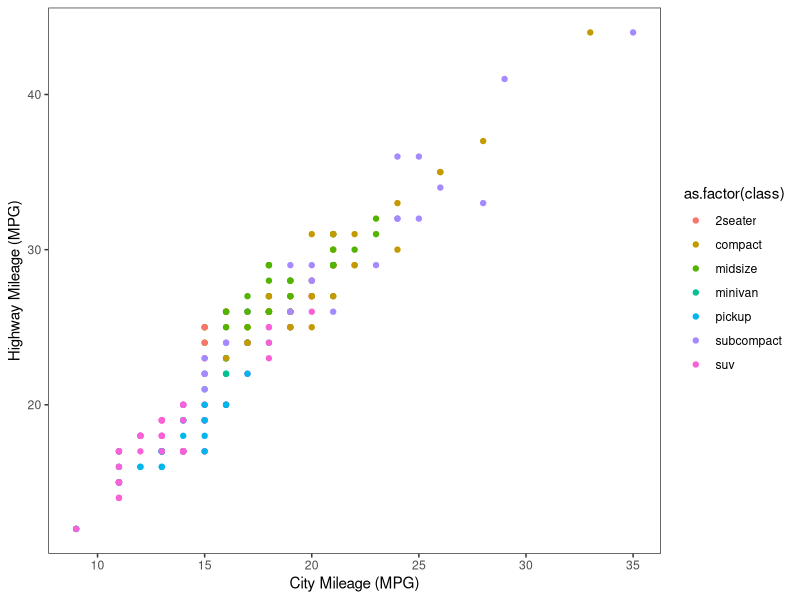
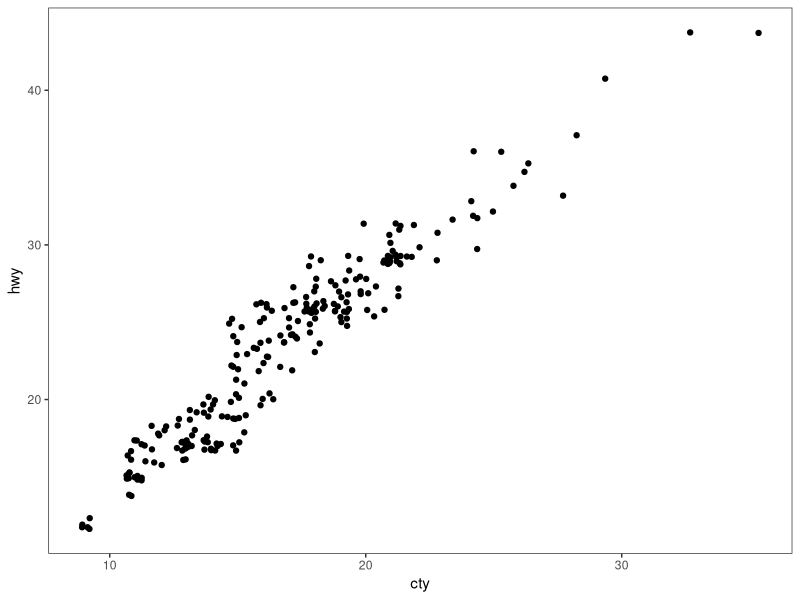
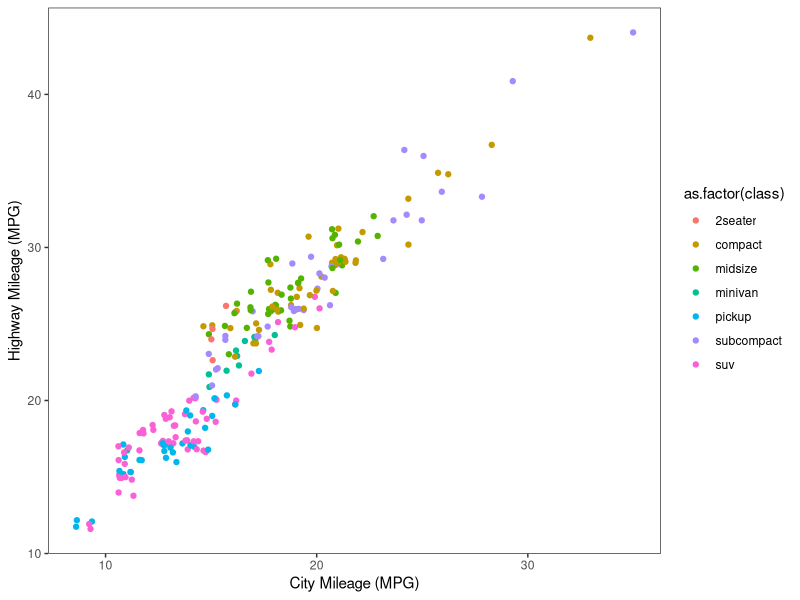
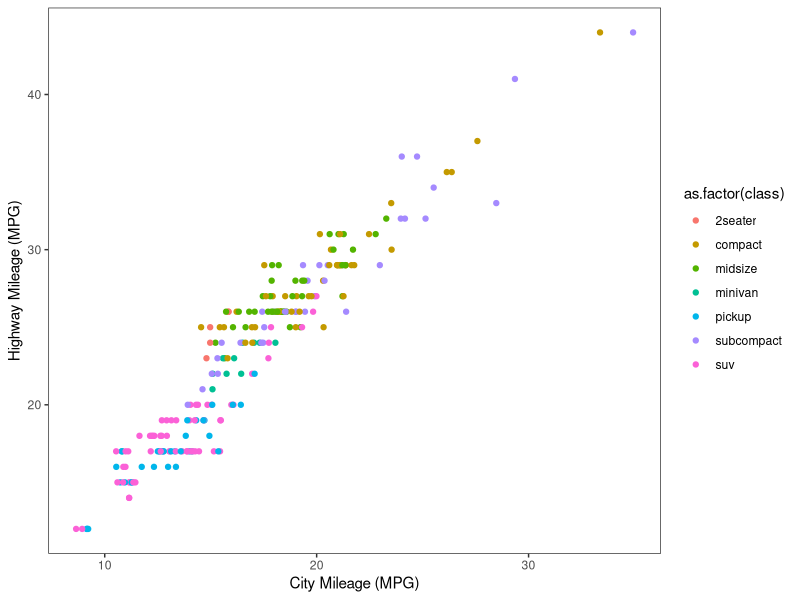
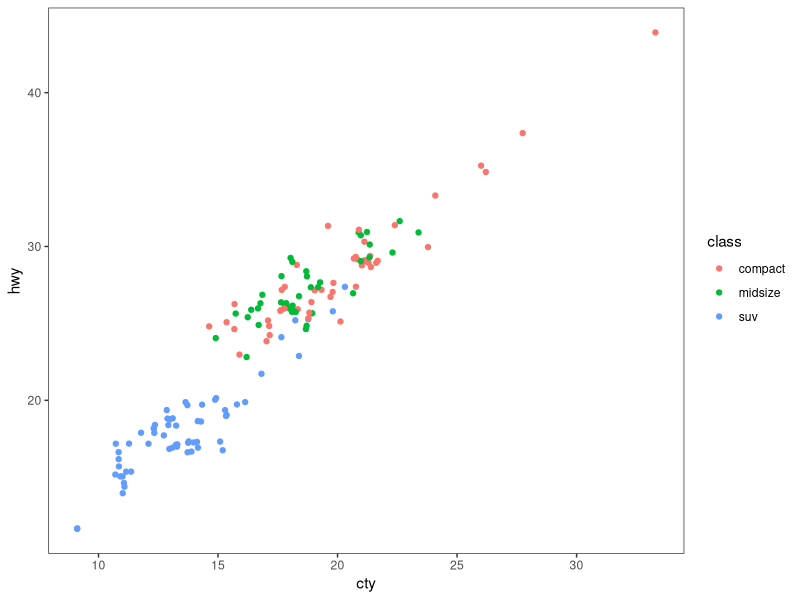
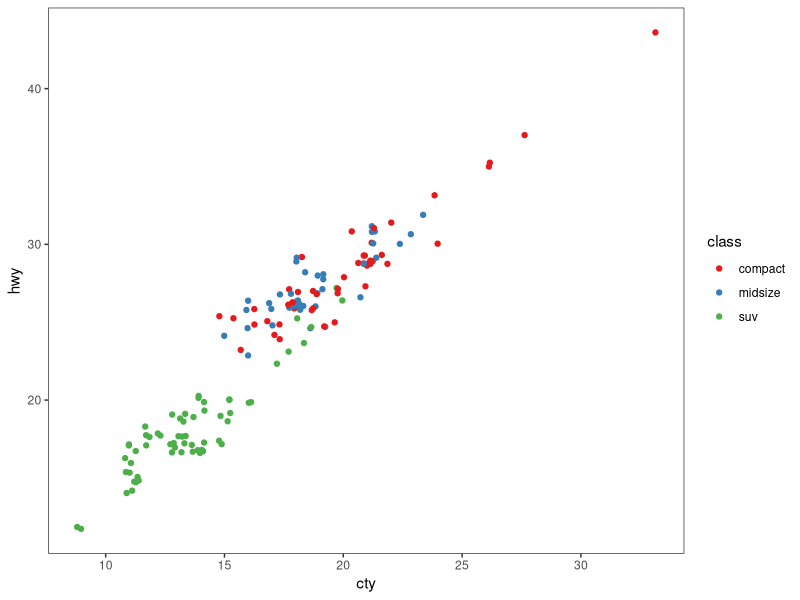
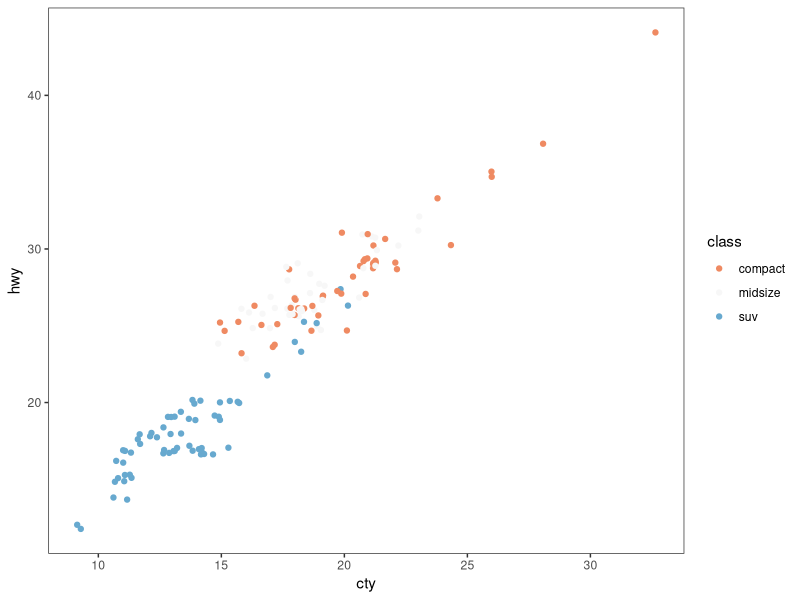
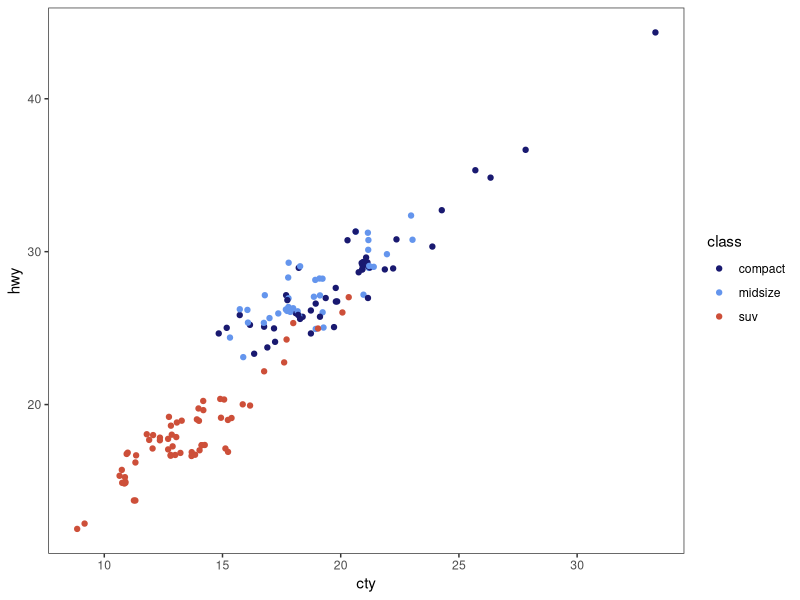

The R script that drew these images, in order: (Note: this script raises an error after producing the figures.)
# ---------------------------------------------------------- #
#### MODULE 3: Plot even more data!                       ####               
# ---------------------------------------------------------- #

## OBJECTIVE:
# 1. To develop a "grammar of graphics".
# 2. To become comfortable using ggplot2 for exploratory data visualization.


# ---------------------------------------------------------- #
#### SET UP:                                              ####
# ---------------------------------------------------------- #
# REMINDER: In RStudio, open the Rproject for our course (UNCG_DataWrangling), 
# pull any changes from GitHub, and navigate to the branch you created for 
# yourself (just a single branch for the whole semester) in RStudio's Git tab.
# Open this week's assignment in this new branch to complete and submit on GitHub.
# Ideally, you'll commit your answers a bit at a time as you work through
# this assignment, rather than committing all at once at the end.

# Reminder of some helpful resources for graphing in R:
# ggplot Cookbook: http://www.cookbook-r.com/Graphs/
# Official ggplot2 Book: https://ggplot2-book.org/
# Themes in ggplot2: https://ggplot2-book.org/polishing.html#themes

# In ggplot2, aesthetic means “something you can see”. Each aesthetic is a
# mapping between a visual cue and a variable.
# Examples include:
# position (i.e., on the x and y axes)
# color (“outside” color)
# fill (“inside” color)
# shape (of points)
# line type
# size

# Each type of geometric object (geom) accepts only a subset of all aesthetics.
# Refer to the geom help pages to see what mappings each geom accepts. Aesthetic
# mappings are set with the aes() function.

# TASK: We will be using the ggplot2 package for graphing. Fortunately, ggplot2 
# is nested within the tidyverse package (along with many others).
# Start by writing code to load the tidyverse library.
# HINT: see the end of assignment #1 if you forgot how to load a package.

library(tidyverse)

# TASK: Write code below to set your theme to black and white and both your major
# AND minor gridlines to element_blank for all plots you'll be making today.
# HINT: Check back to last week's assignment section 1.9 for setting themes for
# all plots.
theme_set(theme_bw()) 
theme_update(panel.grid.major = element_blank(),
             panel.grid.minor = element_blank())

# ---------------------------------------------------------- #
#### 1.0 CORRELATION                                      ####
# ---------------------------------------------------------- #

# We learned how to make correlations last week, but it never hurts to get
# more practice! Let's start by using a data set built into ggplot2.
# The mpg dataset looks at the gas efficiency of different cars. Run the following
# code to load the data:
data(mpg, package = "ggplot2")

# TASK: Create a scatterplot (i.e., a dot plot) to relate city and highway mileage.
# Color the points by the class of car (class column) and label the x and y axis 
# to be more informative (City Mileage (MPG) vs Highway Mileage (MPG)).
# HINT: Refer back to last week's assignment or the ggplot help resources if you 
# forget how to make a scatterplot.
ggplot(mpg, aes(x=cty, y=hwy)) + 
  geom_point(aes(color=as.factor(class))) +
  xlab("City Mileage (MPG)") + 
  ylab("Highway Mileage (MPG)")
             

# Looks alright, but the graph may be hiding some information...
# QUESTION: How many data points are in the mpg dataframe?
# 234

# QUESTION: Approximately how many dots are in the graph you just made? How does
# that compare to the number of observations in the dataframe?
# about a quarter of the total number of data points are plotted

# Try another correlation-focused geom that addresses this problem by running
# the following code:
ggplot(data=mpg, aes(x=cty, y=hwy)) + 
  geom_jitter()


# QUESTION: What happened when you created the plot with geom_jitter?
# overlapping dots are spread out ("jittered") at random

ggplot(mpg, aes(x=cty, y=hwy)) + 
  geom_jitter(aes(color=as.factor(class))) +
  xlab("City Mileage (MPG)") + 
  ylab("Highway Mileage (MPG)")

# QUESTION: Run the code to create a plot using geom_jitter a second time. Then run it
# again and again. What happens each time? Why is this happening?
# because the added variation is random 

# TASK: The default in geom_jitter is to jitter (or slightly move) the points away
# from each other in both the x and y directions. Check the help file for geom_jitter
# and write code below to make a graph where you jitter points in only the x-dimension
# by 0.5.

ggplot(mpg, aes(x=cty, y=hwy)) + 
  geom_jitter(aes(color=as.factor(class)),
              height = 0,
              width = .5) +
  xlab("City Mileage (MPG)") + 
  ylab("Highway Mileage (MPG)")

# ---------------------------------------------------------- #
#### 1.1 DETOUR! COLORS, COLORS, COLORS                   ####
# ---------------------------------------------------------- #

# Our world is so colorful, and our graphs can be too! But we want to be mindful
# of our color choices to not only be beautiful, but also informative and accessible.

# TASK: Create a new dataframe that filters our mpg data down to only information
# for car classes compact, midsize, and suv using an %in% statement. Name your 
# new dataframe mpgSubset.
# HINT: Refer back to the Transform assignment if you want help with %in% (or 
# try googling!)

mpgSubset <- mpg %>%
  filter(class %in% c("compact", "midsize", "suv"))


# ggplot has lots of nice (and some not so nice) built-in color palettes that we 
# can use to fill our bars with color. Try running the following code:
ggplot(data=mpgSubset, aes(x=cty, y=hwy, color=class)) +
  geom_jitter()

# The code above supplies us with ggplot's default color palette, which I find not
# so pleasing. Let's try to change this!

# We can add a statement specifying the scale of colors we would prefer. One way
# to do this is to use other pre-set palettes from ggplot. Run the code below to 
# ask ggplot to use the color brewer's palette called Set 1.
ggplot(data=mpgSubset, aes(x=cty, y=hwy, color=class)) +
  geom_jitter() +
  scale_color_brewer(palette="Set1")

# Alternatively, we could use the "RdBu" palette:
ggplot(data=mpgSubset, aes(x=cty, y=hwy, color=class)) +
  geom_jitter() +
  scale_color_brewer(palette="RdBu")

# QUESTION: Investigate the color brewer's range of palettes at this website: 
# https://r-graph-gallery.com/38-rcolorbrewers-palettes.html
# What do you notice about the colors chosen from each of the palettes that we
# used above? (i.e., does it use the first three colors in the palette? The last
# three? Some other combination?)
# when the palette is considered sequential or qualitative, it appears that the colors picked are equidistant from each other along the gradient. The diverging palette just takes the first three colors, because the colors aren't related in any way (along a gradient)


# We could also pick out EXACTLY which colors we want for our figure. 
# There are 4 main ways to specify colors in R:
### by name
### by number
### by Hex code
### with the rgb() function

# By Name: R allows you to call more than 600 colors by name! Run the following
# code to see a list:
colors()

# We can put in the colors we chose for each variable by adding the 
# scale_color_manual() function to our plot. Try it out by running the following
# code:
ggplot(data=mpgSubset, aes(x=cty, y=hwy, color=class)) +
  geom_jitter() +
  scale_color_manual(values=c('midnightblue', 'cornflowerblue', 'tomato3'))


# You can also chose colors by number, which are assigned in R.

ggplot(data=mpgSubset, aes(x=cty, y=hwy, color=class)) +
  geom_jitter() +
  scale_color_manual(values=c(391, 17, 394))

# TASK: Copy and paste the code to make our scatterplot and replace the color names
# with three numbers of your choice (between 1 and 657). How does your new figure look?
# HINT: remember to remove the quotation marks when calling numbers.
# it looks kinda ugly now... 

# QUESTION: How do you think you could figure out which color name belongs to
# each color number?
# HINT: Try creating a dataframe from color() by passing it into the
# as.data.frame() function.
colors_df <- colors()

colors <- as.data.frame(colors_df)

# You can also chose colors by Hex code. A Hex color code is a 6-symbol code made
# of up to three 2-symbol elements (6 symbols in length all together). Each of 
# the 2-symbol elements represents a color value in the Red-Green-Blue (RGB) color
# scale from 0 to 255. Hex codes are written with a # in front of them. Let's try
# out calling our colors using hex code.
ggplot(data=mpgSubset, aes(x=cty, y=hwy, color=class)) +
  geom_jitter() +
  scale_color_manual(values=c('#191970', '#6495ED', '#FF6347'))

# There are two great things about hex codes. First, you can call ANY color you 
# want with a hex code. That is, you're not limited to the 657 colors that are
# in ggplot. By specifying the color by hex code, you can pick literally anything!

# TASK: Google the search term "color picker". This should bring up google's color
# picker (in addition to a billion other color picking websites). Use this color
# picker to generate the hex codes for three new colors of your choice. Then copy
# and paste the above code, replacing the hex codes with your color choices.
ggplot(data=mpgSubset, aes(x=cty, y=hwy, color=class)) +
  geom_jitter() +
  scale_color_manual(values=c('#87db27', '#4287f5', '#fa4869'))

# The second great thing about hex codes is that you can control the transparency
# of your colors. Transparency is set in a hex code by adding two extra symbols
# to the end, which together make up the "alpha" element. Adding 00 to the end 
# of your hex code will make your color completely transparent, while adding FF 
# to the end will make it completely opaque. Any number/letters in-between will 
# result in partial transparency. You can find a complete list of transparencies
# between 0-100% here: https://gist.github.com/lopspower/03fb1cc0ac9f32ef38f4

# TASK: Try out transparency by copying and pasting your graph code below and
# adding the alpha element to the end of each of your hex codes to make your
# first color 0% transparent, your second color 50% transparent, and your third
# color 100% transparent.
ggplot(data=mpgSubset, aes(x=cty, y=hwy, color=class)) +
  geom_jitter() +
  scale_color_manual(values=c('#87db2700',   '#4287f580',  '#fa4869FF'))

# QUESTION: What happened to the point that you set to 100% transparent?
# The compact class points set to 100% transparent are now invisible

# Finally, we can set our colors using the rgb() function. This operates very
# similarly to the hex code, where you can pick exactly the color and transparency
# you want. Try it out by running the following code:
ggplot(data=mpgSubset, aes(x=cty, y=hwy, color=class)) +
  geom_jitter() +
  scale_color_manual(values=c(rgb(.10, .10, .44, .5), rgb(.39, .58, .93, .5), rgb(1.0, .39, .28, .5)))

# TASK: Modify the above code to make all of your points 50% transparent.

# There are so many inventive and artistic people in the world who have expanded
# the offerings for colors in ggplot. Check out some notable ones listed below
# when choosing colors for this assignment.
### Color-blind friendly palettes: https://github.com/JLSteenwyk/ggpubfigs
### Color palettes from vintage National Parks posters: https://github.com/katiejolly/nationalparkcolors
### Color palettes based on Wes Anderson movies: https://github.com/karthik/wesanderson
### Color palettes from famous Dutch paintings: https://github.com/EdwinTh/dutchmasters


# ---------------------------------------------------------- #
#### 1.2 DETOUR! LEGENDS                                  ####
# ---------------------------------------------------------- #

# When you specify colors in your ggplot code, R throws in a bonus legend for free!
# However, this legend is often not as clear or visually appealing as we might 
# prefer. But as with all geometric objects in ggplot, legends can be easily altered.

# Run the following code to create a scatter plot. Feel free to modify the colors
# as you prefer!
ggplot(data=mpgSubset, aes(x=cty, y=hwy, color=class)) +
  geom_jitter()

# QUESTION: Where did ggplot get the legend title and values from?
# the color=class section is telling r to assign colors based on the three class variables, and the values are pulled from the pre-existing color palette within ggplot. The legend title is the same as whatever that column is labeled as.

# We could change the title and values in our legend by altering the dataframe
# we are passing into ggplot. But that seems a bit drastic. Instead, we can 
# lean on the same code that specifies our color picks to alter the legend text.
# Try it out by running the following code:
ggplot(data=mpgSubset, aes(x=cty, y=hwy, color=class)) + # creating plot using the mpgSubset dataframe, assigning x and y axis variables, and coloring by class
  geom_jitter() + # spacing out the data points so we can see all overlapping points
  scale_color_manual(values=c('#FCBA03', '#380754', '#496916'), # assigning colors from hex code
                     name='Class of Car', # assigning legend title
                     breaks=c('suv', 'midsize', 'compact'), # telling r what the three characters to color by are
                     labels=c('SUV', 'Midsize', 'Compact')) # assigning lables to legend key


# TASK: Label each line of the code above with what it is doing.
# HINT: Check the scale_color_manual help file or ggplot Cookbook for more info.


# IMPORTANT: It is important to pay attention to the order you provide ggplot with 
# your color choices and legend labels! Try running the following code:
ggplot(data=mpgSubset, aes(x=cty, y=hwy, color=class)) + 
  geom_jitter() + 
  scale_color_manual(values=c('#FCBA03', '#380754', '#496916'), 
                     name='Class of Car', 
                     breaks=c('suv', 'midsize', 'compact'), 
                     labels=c('Compact', 'SUV', 'Midsize')) 


# QUESTION: What is wrong with the code above? Why is it so important to be
# careful with the order you pass information into ggplot?
# the legend tells us that compact cars are shown with the yellow color, but the line above orders suv to be connected to the yellow color based on the order in which they appear in the code. We are misrepresenting the data if we don't follow the same order in each line!

# While changing the legend text and factor order takes place in the scale_color_manual
# step, moving the legend around on the graph page is part of the graph theme. We
# can try this out using the code below:
ggplot(data=mpgSubset, aes(x=cty, y=hwy, color=class)) + 
  geom_jitter() + 
  theme(legend.position='top')


# TASK: Modify the code above to have the legend display along the bottom of
# the figure.
ggplot(data=mpgSubset, aes(x=cty, y=hwy, color=class)) + 
  geom_jitter() + 
  theme(legend.position='bottom')

# We can also have the legend located within the area of the graph itself! We can
# do this by specifying the coordinates for where the legend should go within the
# graph axes. First we set the legend position and then we set the anchoring 
# position by justifying the legend.
### bottom left: 0,0
### bottom right: 1,0
### top left: 0,1
### top right: 1,1

# Try it out by running the following code:
ggplot(data=mpgSubset, aes(x=cty, y=hwy, color=class)) + 
  geom_jitter() + 
  theme(legend.position=c(1,0), legend.justification=c(1,0))

# QUESTION: What happens if you don't include the code for legend justification
# above?
# the center of the legend is not anchored to the bottom right portion of the figure

# TASK: Copy and paste the code from above. Modify it to place the legend in the
# upper left part of the graph.
ggplot(data=mpgSubset, aes(x=cty, y=hwy, color=class)) + 
  geom_jitter() + 
  theme(legend.position=c(1,1), legend.justification=c(1,1))

# Finally, we might want to remove the legend altogether! We would do so by
# modifying the theme as well. 

# TASK: Check the ggplot cookbook to find the legends section. Read what it says 
# about removing the legend. Then copy and paste the graph code from above. 
# Modify the code to remove the legend.

ggplot(data=mpgSubset, aes(x=cty, y=hwy, color=class)) + 
  geom_jitter() + 
  theme(legend.position="none")

# ---------------------------------------------------------- #
#### 2.0 DEVIATION                                        ####
# ---------------------------------------------------------- #

# Used to compare variation in values between small number of items (or categories) 
# with respect to a fixed reference.

# Whether the graphical type is a deviation graph or a composition graph (or a 
# ranking graph) may depend on the underlying data structure.

# We used geom_bar() last week with factor data to create a bar graph. But
# geom_bar() is a bit tricky because it can make EITHER a bar graph or a histogram
# depending on the data you give it. The default of geom_bar() is to set stat to 
# count so if you give it just a continuous x value, it will make a histogram. Try
# it with the following code:
ggplot(data=mpg, aes(x=hwy)) + 
  geom_bar()

# In order to have the geom create bars and not a histogram, you must:
# 1) Set stat = identity
# 2) Provide both an x and a y inside the aes(), where x is either a character 
# or factor and y is numeric.

# TASK: Create a dataframe of summary statistics for the mpg data, calculating the
# mean, standard deviation, and standard error for highway mpg grouping by class.
# Name the resulting dataframe highwayMPG and your new variables hwy_mean, hwy_sd,
# and hwy_se.
# HINT: Look back at the Transform assignment if you forget how to summarize the
# data. Also recall, standard error = 1.96*standard deviation.
highwayMPG <- mpg %>%
  group_by(class) %>%
  summarize(hwy_mean = mean(hwy),
            hwy_sd = sd(hwy),
            hwy_se = hwy_sd * 1.96) %>%
  ungroup()


# TASK: Create a bar graph showing the average highway MPG on the y-axis and 
# car class on the x-axis. Fill the bars by class. Add in error bar caps that are 20%
# the width of the bars.
# HINT: Don't forget to change stat from the default in your geom_bar() statement!
ggplot(data=highwayMPG, 
       aes(x=class, y=hwy_mean, fill=class)) + 
  geom_bar(stat = 'identity') + 
  geom_errorbar(aes(ymin=hwy_mean-hwy_se, ymax=hwy_mean+hwy_se), width=0.2) +
  labs(y="Average Highway MPG", x="Car Class")



# ---------------------------------------------------------- #
#### 2.1 DETOUR! COLORS AND LEGENDS, AGAIN                ####
# ---------------------------------------------------------- #

# Recall that some geometric elements require fills instead of (or sometimes in
# addition to) colors.

# TASK: Create a bar graph with the mpg summary stats with the following parameters:
# (1) Black bar outline
# (2) Bars filled with the color brewer palette "Dark2" using the scale_fill_manual
#     statement
# (3) No legend
# (4) Informative x- and y-axis labels. 

# HINT: Carefully consider whether your color and/or fill should go within an aes() 
# statement, the scale_fill_manual or scale_color_manual statements, or neither.
# If in doubt, try a bunch of ways until it looks how we want it. And consult 
# your helpful ggplot resources on the web.


ggplot(data=highwayMPG, 
       aes(x=class, y=hwy_mean, fill=class)) + 
  geom_bar(stat = "identity", color = "black") +
  scale_fill_brewer(palette = "Dark2") +
  theme(legend.position = "none") + 
  labs(y="Average Highway MPG", x="Car Class")


# ---------------------------------------------------------- #
#### 2.2 DETOUR! AXIS MODIFICATIONS                       ####
# ---------------------------------------------------------- #

# Run the following code, feeling free to modify colors as you prefer:
ggplot(data=highwayMPG, aes(x=class, y=hwy_mean, fill=class)) +
  geom_bar(stat='identity') 

# QUESTION: Where is ggplot getting the x-axis tick labels from?
# tick labels are coming from the different options in the highwayMPG 'class' column

# Often our tick labels are not the best. We can modify them to be more informative
# or visually appealing by directly modifying the dataframe, but again this feels
# a bit extreme. Instead, we can directly modify the scale of the axis. For axes
# that deal with categories, we are setting the discrete scale. Try it out by
# running the following code:
ggplot(data=highwayMPG, aes(x=class, y=hwy_mean, fill=class)) +
  geom_bar(stat='identity') +
  scale_x_discrete(labels=c('sport', 'compact', 'midsize', 'minivan', 'pickup', 'subcompact', 'SUV'))

# We can also change the scale of the continuous axes, including how large they are
# and where the tick marks fall as follows:
ggplot(data=highwayMPG, aes(x=class, y=hwy_mean, fill=class)) +
  geom_bar(stat='identity') +
  scale_y_continuous(breaks=seq(0, 50, 10)) +
  coord_cartesian(ylim=c(0,50))

# QUESTION: Try running the code above without the coord_cartesian() statement. 
# What is surprising about the resulting graph? Based on this result, what do you
# think the coord_cartesian() statement does?
# this function adjusts the upper limit of the potential data points. according to google, scale_y_continuous would exclude any points above our 'limit', but the cartesian function allows points above the set limit to extend beyond the limit of the graph

# We can also add a statement into the scale discrete or continuous statements
# to name our axes, rather than putting in a whole separate step of xlab() or ylab().
# Try it out with the following code:
ggplot(data=highwayMPG, aes(x=class, y=hwy_mean, fill=class)) +
  geom_bar(stat='identity') +
  scale_x_discrete(name='Class of Car') +
  scale_y_continuous(name='Mean Highway MPG')


# Finally, we can flip our axes easily in ggplot as follows:
ggplot(data=highwayMPG, aes(x=class, y=hwy_mean, fill=class)) +
  geom_bar(stat='identity') +
  coord_flip()


# TASK: Let's put it all together. Make a graph of the mpg summary stats with the
# following specifications:
# (1) color by class of car using a color scheme of your choice (not the default)
# (2) plot the class of car on the x-axis and the highway MPG on the y axis
# (3) include better names for the x- and y-axis titles
# (4) include better names for the car classes
# (5) set the scale of the highway mpg to run from 0 to 30 with breaks every 5 
# (6) flip your axes
# (7) remove the legend


ggplot(data=highwayMPG, 
       aes(x=class, y=hwy_mean, fill=class)) + 
  geom_bar(stat = "identity", color = "black") +
  scale_x_discrete(labels=c('sport', 'compact', 'midsize', 'minivan', 'pickup', 'subcompact', 'SUV')) +
  scale_fill_brewer(palette = "Accent") +
  theme(legend.position = "none") + 
  labs(y="Mean Highway MPG", x="Car Class")


# ---------------------------------------------------------- #
#### 3.0 RANKING                                          ####
# ---------------------------------------------------------- #
# Used to compare the position or performance of multiple items with respect to 
# each other. Actual values matters somewhat less than the ranking.

# TASK: Create a dataframe of summary statistics for the mpg data, calculating the
# mean, standard deviation, and standard error for CITY mpg grouping by class.
# Name the resulting dataframe cityMPG and your new variables city_mean, city_sd,
# and city_se.
# HINT: Look back at the Transform assignment if you forget how to summarize the
# data. Also, standard error = 1.96*standard deviation.
cityMPG <- mpg %>%
  group_by(class) %>%
  summarize(city_mean = mean(cty),
            city_sd = sd(cty),
            city_se = city_sd * 1.96) %>%
  ungroup()

  
  # Now we want to plot our data in order from smallest to largest city MPG to get
# a ranking. To do so, we need to use the reorder() function to rearrange the data
# going into our x-axis.
ggplot(cityMPG, aes(x=reorder(class, city_mean), y=city_mean)) + 
  geom_bar(stat="identity")

# TASK: Recreate the above ranking figure to include the following:
# (1) class of car on the x-axis with informative axis and tick labels
# (2) MPG ordered from highest to lowest (hint: try google if you're unsure)
# (3) bars with dary grey outlines and filled by class with your favorite color scheme
# (4) error bars with end caps 30% the width of the bars
# (5) y-axis from 0 to 30 with tick marks every 5
# (6) no legend.

ggplot(cityMPG, aes(x=reorder(class, -city_mean), y=city_mean)) + 
  geom_bar(stat = "identity", color = "darkgrey") +
  scale_fill_brewer(palette = "Accent") +
  scale_x_discrete(labels=c('sport', 'compact', 'midsize', 'minivan', 'pickup', 'subcompact', 'SUV')) +
  scale_y_continuous(limits=c(0, 30), breaks=seq(0, 30, 5)) + 
  geom_errorbar(aes(ymin=city_mean-city_se, ymax=city_mean+city_se), width=0.3) +
  labs(y="Mean City MPG", x="Car Class") +
  theme(legend.position = "none") 

#color not working for some reason?????

# ---------------------------------------------------------- #
#### 4.0 DISTRIBUTION                                     ####
# ---------------------------------------------------------- #
# When you have lots and lots of data points and want to study where and how the
# data points are distributed.

# Histograms can be accomplished with either geom_bar() or geom_histogram()
ggplot(mpg, aes(hwy)) + 
  geom_histogram()

# TASK: Recreate the graph above, but using geom_bar() instead
ggplot(mpg, aes(hwy)) + 
  geom_bar()

# TASK: Try making a histogram with the categorical variable 'manufacturer'.
# What error message do you get?
ggplot(mpg, aes(manufacturer)) + 
  geom_histogram()

# Caused by error in `setup_params()`:
#  ! `stat_bin()` requires a continuous x aesthetic.

# QUESTION: What happens when you follow the advice of the error message and 
# make stat='count'?
ggplot(mpg, aes(manufacturer)) + 
  geom_histogram(stat="count")
# new error message says "ignoring unknown parameters: `binwidth` and `bins`"

# TASK: Make a boxplot comparing the distribution of cty (city mileage) for
# each class of car.
# HINT: Look back to last week if you forget how to make a boxplot.
ggplot(mpg, aes(x = cty, y = class)) + 
  geom_boxplot(color = 'black', fill = 'pink')

# We can also make a different type of distribution, a violin plot using the 
# geom_violin statement as follows:
ggplot(mpg, aes(x=class, y=cty)) + 
  geom_violin()

# QUESTION: What does a violin plot show? Check google if you're unsure.
# violin plots show the distribution, density, and summary statistics of  data between categories

# ---------------------------------------------------------- #
#### 5.0 COMPOSITION                                      ####
# ---------------------------------------------------------- #
# Bar charts and pie charts are classic ways of showing composition of a dataset.

# TASK: Let's get some data for this task by determining the number of cars from 
# each car manufacturer in our mpg dataframe. We can do this as follows:
manufacturerFreq <- mpg %>% 
  group_by(manufacturer) %>% 
  summarize(frequency=length(manufacturer)) %>% 
  ungroup()

# TASK: Make a bar graph of the number of cars (frequency) by manufacturer using
# the dataframe we created above.


# We can switch the bar chart you created above into a pie chart simply by changing
# the coordinate system through a series of steps as follows:

ggplot(manufacturerFreq, aes(x=manufacturer, y=frequency)) +
  geom_bar(stat="identity") +
  coord_polar()

ggplot(manufacturerFreq, aes(x=manufacturer, y=frequency, fill=manufacturer)) +
  geom_bar(stat="identity") +
  coord_polar()

ggplot(manufacturerFreq, aes(x="", y=frequency, fill=manufacturer)) +
  geom_bar(stat="identity", width=1) +
  coord_polar()

ggplot(manufacturerFreq, aes(x="", y=frequency, fill=manufacturer)) +
  geom_bar(stat="identity", width=1) +
  coord_polar(theta="y")

ggplot(manufacturerFreq, aes(x="", y=frequency, fill=manufacturer)) +
  geom_bar(stat="identity", width=1) +
  coord_polar(theta="y", start=0) +
  theme_void() +
  theme(legend.title = element_text(size = 12.5), 
        legend.text  = element_text(size = 8.5),
        legend.key.size = unit(.75, "lines"))

# TASK: Annotate the code below to describe what each line does:
ggplot(manufacturerFreq, aes(x="", y=frequency, fill=manufacturer)) +
  geom_bar(stat="identity", width=1) +
  coord_polar(theta="y", start=0) +
  theme_void() +
  theme(legend.title = element_text(size = 12.5), 
        legend.text  = element_text(size = 8.5),
        legend.key.size = unit(.75, "lines"))


# ---------------------------------------------------------- #
#### 6.0 CHANGE                                           ####
# ---------------------------------------------------------- #

# Time series are often best visualized with line graphs. Let's try this out
# with some new data:
data("economics")

# TASK: Use the economics dataset to plot the number of people who are unemployed
# over time (unemploy vs date). Make a scatterplot, then connect the points with 
# lines using geom_line().
# HINT: use ?economics to get more information about this dataset.




# ---------------------------------------------------------- #
#### GROUPS AND MAPS                                      ####
# ---------------------------------------------------------- #

# Let's save these for group project options, this assignment is really long!









# REMEMBER: Save and push your script when you're done with this assignment!
